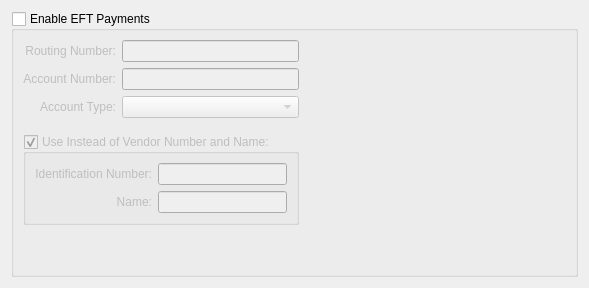
         <widget class="QWidget" name="_eftPage">
          <layout class="QGridLayout">
           <item row="0" column="0">
            <widget class="QGroupBox" name="_achGroup">
             <property name="title">
              <string>Enable EFT Payments</string>
             </property>
             <property name="checkable">
              <bool>true</bool>
             </property>
             <property name="checked">
              <bool>false</bool>
             </property>
             <layout class="QGridLayout">
              <item row="0" column="0">
               <widget class="QLabel" name="_routingNumberLit">
                <property name="text">
                 <string>Routing Number:</string>
                </property>
                <property name="alignment">
                 <set>Qt::AlignRight|Qt::AlignTrailing|Qt::AlignVCenter</set>
                </property>
                <property name="buddy">
                 <cstring>_accountNumber</cstring>
                </property>
               </widget>
              </item>
              <item row="0" column="1">
               <widget class="XLineEdit" name="_routingNumber"/>
              </item>
              <item row="0" column="2">
               <spacer>
                <property name="orientation">
                 <enum>Qt::Horizontal</enum>
                </property>
                <property name="sizeHint" stdset="0">
                 <size>
                  <width>261</width>
                  <height>16</height>
                 </size>
                </property>
               </spacer>
              </item>
              <item row="1" column="0">
               <widget class="QLabel" name="_achAccountNumberLit">
                <property name="text">
                 <string>Account Number:</string>
                </property>
                <property name="alignment">
                 <set>Qt::AlignRight|Qt::AlignTrailing|Qt::AlignVCenter</set>
                </property>
               </widget>
              </item>
              <item row="1" column="1">
               <widget class="XLineEdit" name="_achAccountNumber"/>
              </item>
              <item row="2" column="0">
               <widget class="QLabel" name="_accounTypeLit">
                <property name="text">
                 <string>Account Type:</string>
                </property>
                <property name="alignment">
                 <set>Qt::AlignRight|Qt::AlignTrailing|Qt::AlignVCenter</set>
                </property>
               </widget>
              </item>
              <item row="2" column="1">
               <widget class="XComboBox" name="_accountType"/>
              </item>
              <item row="4" column="0" colspan="2">
               <widget class="QGroupBox" name="_useACHSpecial">
                <property name="title">
                 <string>Use Instead of Vendor Number and Name:</string>
                </property>
                <property name="checkable">
                 <bool>true</bool>
                </property>
                <layout class="QGridLayout">
                 <item row="0" column="0">
                  <widget class="QLabel" name="_individualIdLit">
                   <property name="text">
                    <string>Identification Number:</string>
                   </property>
                   <property name="alignment">
                    <set>Qt::AlignRight|Qt::AlignTrailing|Qt::AlignVCenter</set>
                   </property>
                   <property name="buddy">
                    <cstring>_accountNumber</cstring>
                   </property>
                  </widget>
                 </item>
                 <item row="0" column="1">
                  <widget class="XLineEdit" name="_individualId">
                   <property name="maxLength">
                    <number>15</number>
                   </property>
                  </widget>
                 </item>
                 <item row="1" column="0">
                  <widget class="QLabel" name="_individualNameLit">
                   <property name="text">
                    <string>Name:</string>
                   </property>
                   <property name="alignment">
                    <set>Qt::AlignRight|Qt::AlignTrailing|Qt::AlignVCenter</set>
                   </property>
                   <property name="buddy">
                    <cstring>_accountNumber</cstring>
                   </property>
                  </widget>
                 </item>
                 <item row="1" column="1">
                  <widget class="XLineEdit" name="_individualName">
                   <property name="maxLength">
                    <number>22</number>
                   </property>
                  </widget>
                 </item>
                </layout>
               </widget>
              </item>
              <item row="5" column="0" colspan="3">
               <spacer>
                <property name="orientation">
                 <enum>Qt::Vertical</enum>
                </property>
                <property name="sizeHint" stdset="0">
                 <size>
                  <width>20</width>
                  <height>40</height>
                 </size>
                </property>
               </spacer>
              </item>
              <item row="3" column="0">
               <spacer>
                <property name="orientation">
                 <enum>Qt::Vertical</enum>
                </property>
                <property name="sizeType">
                 <enum>QSizePolicy::Fixed</enum>
                </property>
                <property name="sizeHint" stdset="0">
                 <size>
                  <width>20</width>
                  <height>10</height>
                 </size>
                </property>
               </spacer>
              </item>
             </layout>
            </widget>
           </item>
          </layout>
         </widget>
